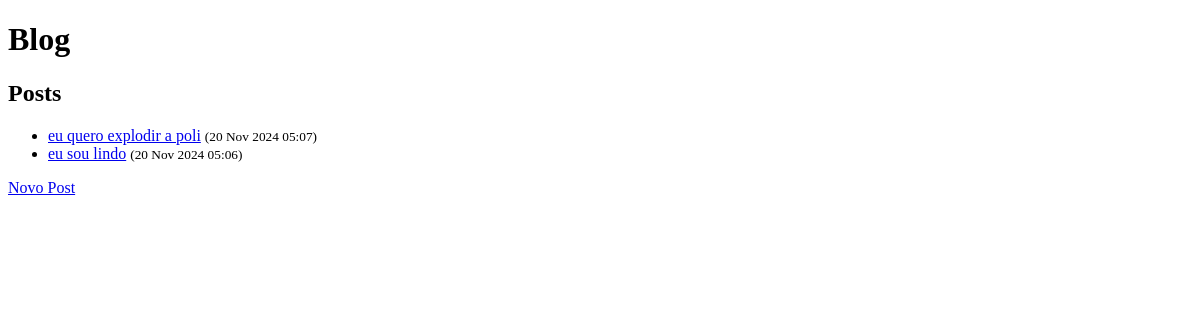
/, run on an earlier commit of the app's database.
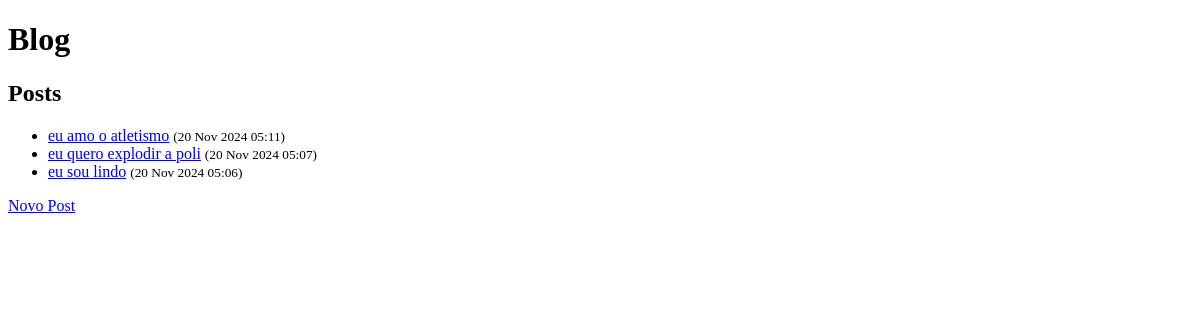
And on a later commit of the database.
### blog/models.py (models this page shows, shortened)
class Post(models.Model):
  title = models.CharField(max_length=200)
  content = models.TextField()
  created_at = models.DateTimeField(auto_now_add=True)

### blog/views.py (the view)
# urls.py: path('', PostListView.as_view(), name='post_list'),
class PostListView(ListView):
  model = Post
  template_name = 'blog/post_list.html'
  context_object_name = 'posts'
  ordering = ['-created_at']

### templates/blog/post_list.html
{% extends "base.html" %}
{% block content %}
  <h2>Posts</h2>
  <ul>
    {% for post in posts %}
      <li>
        <a href="{% url 'post_detail' post.pk %}">{{ post.title }}</a>
        <small>({{ post.created_at|date:"d M Y H:i" }})</small>
      </li>
    {% endfor %}
  </ul>
  <a href="{% url 'post_create' %}">Novo Post</a>
{% endblock %}

What changed in the data, as far as the page shows it:
added Post: title "eu amo o atletismo", created_at "20 Nov 2024 05:11"
